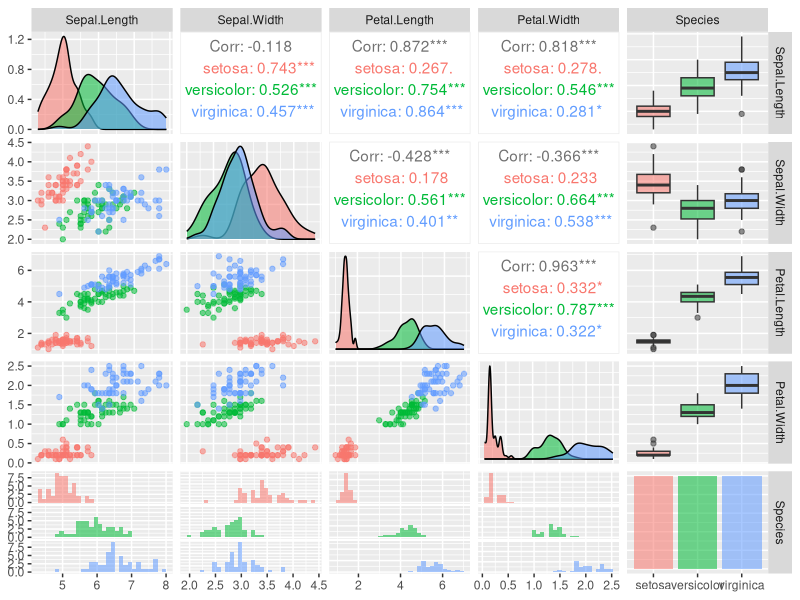
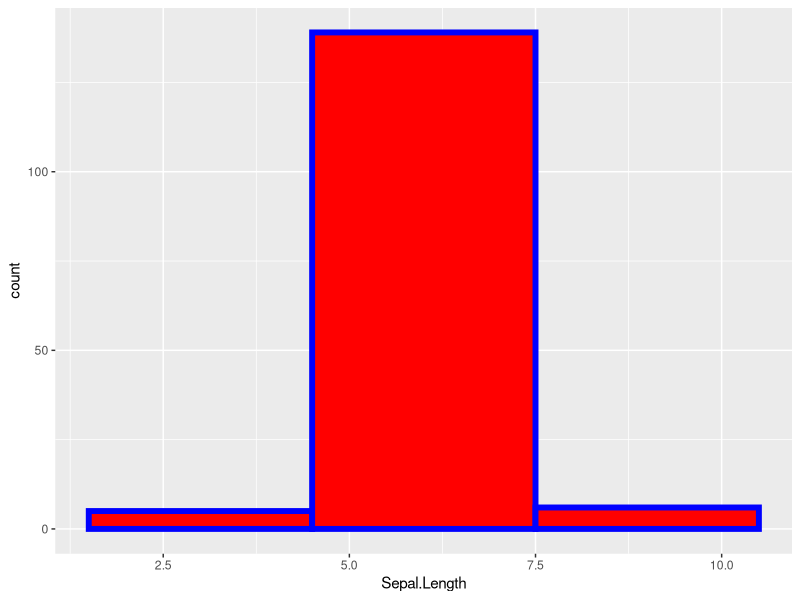

Source code (R) for these figures, in order:
## ---- chunk 1
knitr::opts_chunk$set(fig.path = "../images/")
#knitr::opts_chunk$set(fig.path = "C:/Users/Bridget/OneDrive/R_Scripts/repos/brknapp.github.io/images")

## ---- chunk 2
library(GGally)
ggpairs(iris, aes(colour = Species, alpha = 0.4))
## ---- chunk 3
g <- ggplot(iris, aes(x = Sepal.Length))
g + geom_histogram(color = "blue", fill = "red", size = 2, binwidth = 3)
